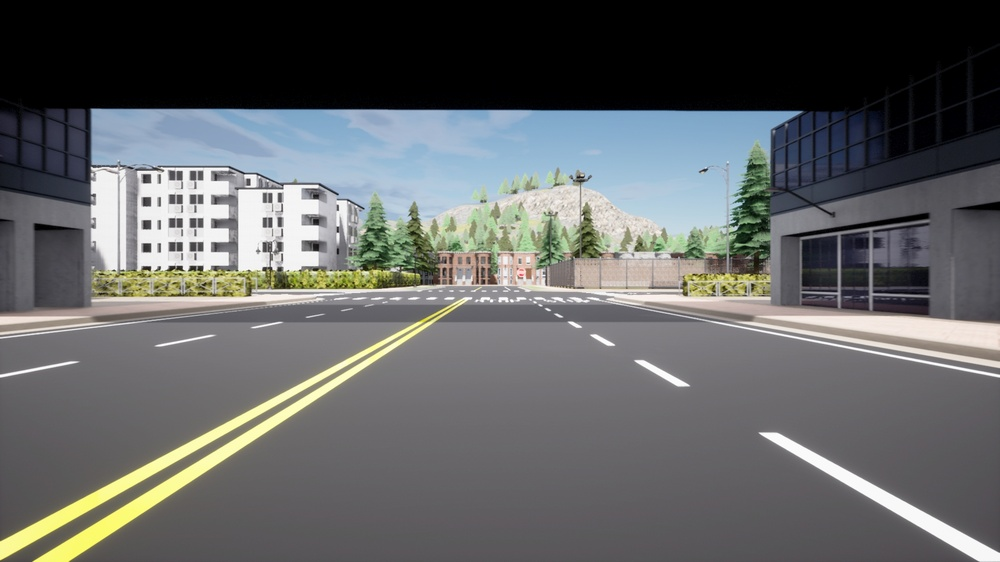
#> input picture inference/CARLA_IMAGESET/5_008578.jpg, 1000 x 562 px, shrunk from 1920 x 1080 before the run
$ python -i findBoundingRect.py   (imports and definitions only)
#> lines starting #> are read from the running program, lines starting #| are printed output that depends on the picture; after the words box and inside, x2 and y2 are one past the last pixel; in counts of white or black regions, pixels touching at a corner belong together
#> further down, picture is the input picture: shape (562, 1000, 3); mean B, G, R 101.2, 100.8, 98.7
### Carla/config.py
#!/usr/bin/env python
# @Time : 2021/12/28 18:07
# @Author : 戎昱
# @File : config.py
# @Software : PyCharm
# @Contact : sekirorong@gmail.com
# @github : https://github.com/SekiroRong
import os

# ---------------------Generator Parameters------------------------
status = 'train' # train/test/val

round = '5' # Avoiding the generated data conflicting

carla_map = 'Town05' # Town01,02,03,04,05,10HD available  Town03有上下坡！ Recommend Town05

weather_index = 0 # change the weather when simulating

Ratio_of_vehicles = 0.1 # Ratio of vehicles/walkers to spawn points
Ratio_of_walkers = 0.5 # Ratio_of_vehicles + Ratio_of_walkers is recommended to less than 0.8
# ------------------------Path----------------------------------------

kitti = True
kitti_root = r'/home/reu/carla/PythonAPI/examples/Carla_Recorder'

if status == 'test':
    kitti_training = kitti_root + r'/testing'
else:
    kitti_training = kitti_root + r'/training'

# kitti_training = kitti_root + r'\testing'

Carla_Recorder_dir = r'/home/reu/carla/PythonAPI/examples/Carla_Recorder'

txt_path = Carla_Recorder_dir + '/Position_Recorder' + '/' + status
rgb_path = Carla_Recorder_dir + '/Cam_Recorder' + '/' + status
semantic_path = Carla_Recorder_dir + '/semantic_Recorder' + '/' + status
lidar_path = Carla_Recorder_dir + '/Lidar_Recorder' + '/' + status
depth_path = Carla_Recorder_dir + '/Depth_Recorder' + '/' + status
semantic2_path = Carla_Recorder_dir + '/semantic2_Recorder' + '/' + status
laneline_file = r"/Laneline_Recorder" + '/' + status # Deprecated
save_path = Carla_Recorder_dir + r'/videos'
tmp_path = Carla_Recorder_dir + r'/tmp'

recorder_dir = Carla_Recorder_dir + r'/recording01.log'

if kitti:
    rgb_path = kitti_training + r'/image_2'
    lidar_path = kitti_training + r'/velodyne'
    semantic2_path = kitti_training + r'/semantic'
    label_path = kitti_training + r'/label_2'
    paintedVelodyne_path = kitti_training + r'/paintedVelodyne'

# ----deprecated------
save_3dbbox_path = r"/home/reu/carla/PythonAPI/examples/Carla_Recorder/3Dbbox" + '/' + status
save_laneline_path = r"/home/reu/carla/PythonAPI/examples/Carla_Recorder/LaneLine" + '/' + status
save_drivearea_path = r"/home/reu/carla/PythonAPI/examples/Carla_Recorder/DriveableArea" + '/' + status
save_img_path = r"/home/reu/carla/PythonAPI/examples/Carla_Recorder/Image" + '/' + status + "/images.txt"
# --------------------

if kitti:
    save_3dbbox_path = Carla_Recorder_dir + r'/tmp'


def mkdir(path):
    folder = os.path.exists(path)
    if not folder:
        os.makedirs(path)

mkdir(rgb_path)
mkdir(lidar_path)
mkdir(semantic2_path)
mkdir(label_path)
mkdir(semantic_path)
mkdir(txt_path)
mkdir(depth_path)
mkdir(save_path)

### CARLA/PythonAPI/examples/findBoundingRect.py
'''# -*- coding = utf-8 -*-'''
#!/usr/bin/env python

# @Time : 2021/12/12 13:14
# @Author : 戎昱
# @File : findBoundingRect.py
# @Software : PyCharm
# @Contact : sekirorong@gmail.com
# @github : https://github.com/SekiroRong
import cv2
import numpy as np

from config import status

semantic_path = r"G:\Carla_Recorder\semantic_Recorder" + '/' + status

# [145 lines left out: functions findVehicleBoundingRect_plus, findWalkerBoundingRect_plus, findVehicleBoundingRect, _isIndside, iou_2d_plus, not called in this run]

def findWalkerBoundingRect(sem_img):
    # 图像转灰度图
    sem_img = cv2.cvtColor(sem_img, cv2.COLOR_BGR2GRAY)
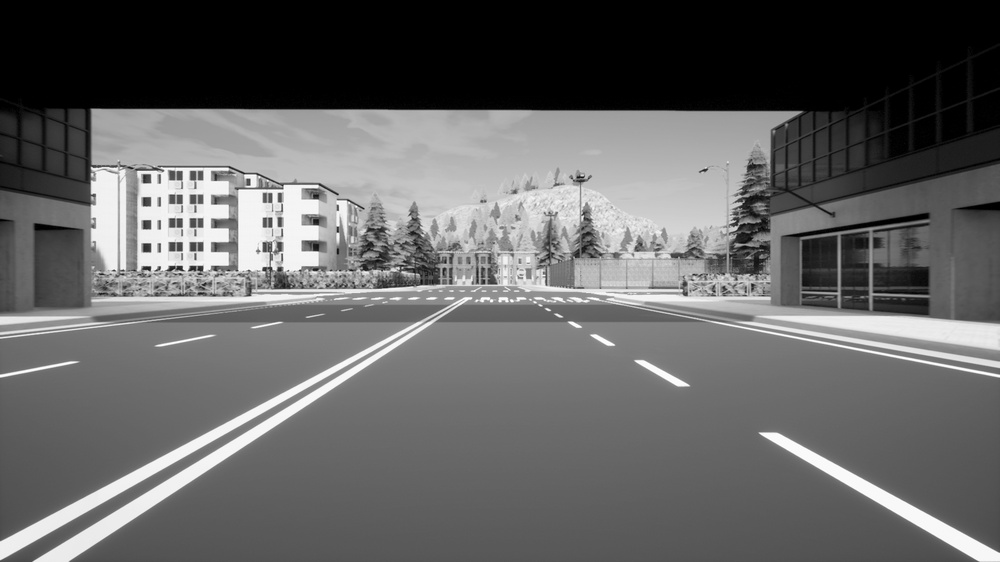
#> sem_img: shape (562, 1000); min 0, max 255, mean 100.2
    # 图像转二值图
    ret, thresh = cv2.threshold(sem_img, 83, 255, cv2.THRESH_BINARY_INV)
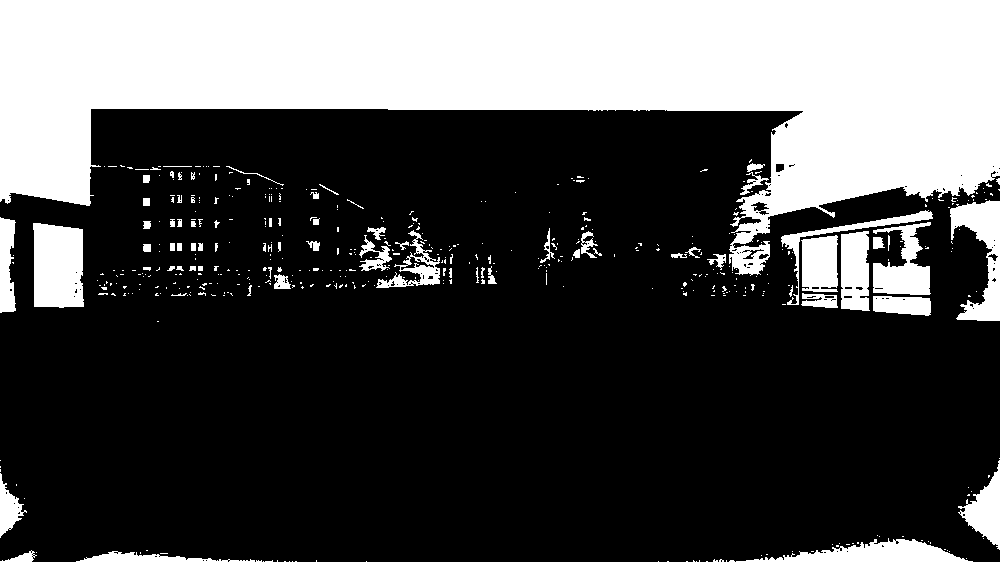
#> thresh: shape (562, 1000); 30% white; 471 white regions (400 under 20 px), largest, box (x1, y1, x2, y2) and area: (0, 0, 1000, 276) 139530, (33, 223, 84, 308) 3964, (950, 200, 1000, 321) 2972
    ret2, thresh2 = cv2.threshold(sem_img, 85, 255, cv2.THRESH_BINARY_INV)
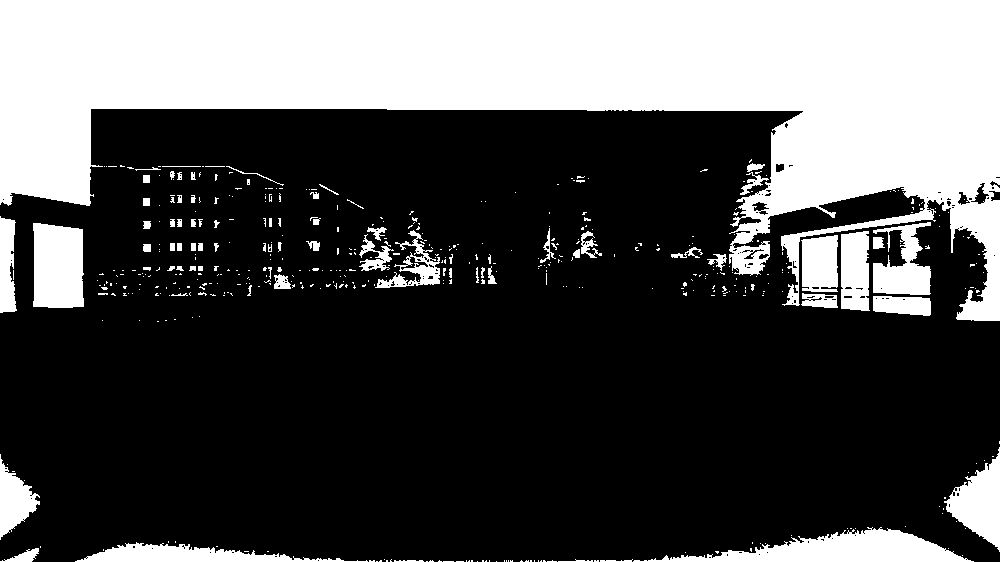
#> thresh2: shape (562, 1000); 31.7% white; 471 white regions (397 under 20 px), largest, box (x1, y1, x2, y2) and area: (0, 0, 1000, 321) 145487, (633, 527, 974, 562) 5577, (33, 223, 84, 308) 4021
    thresh3 = cv2.bitwise_xor(thresh, thresh2)
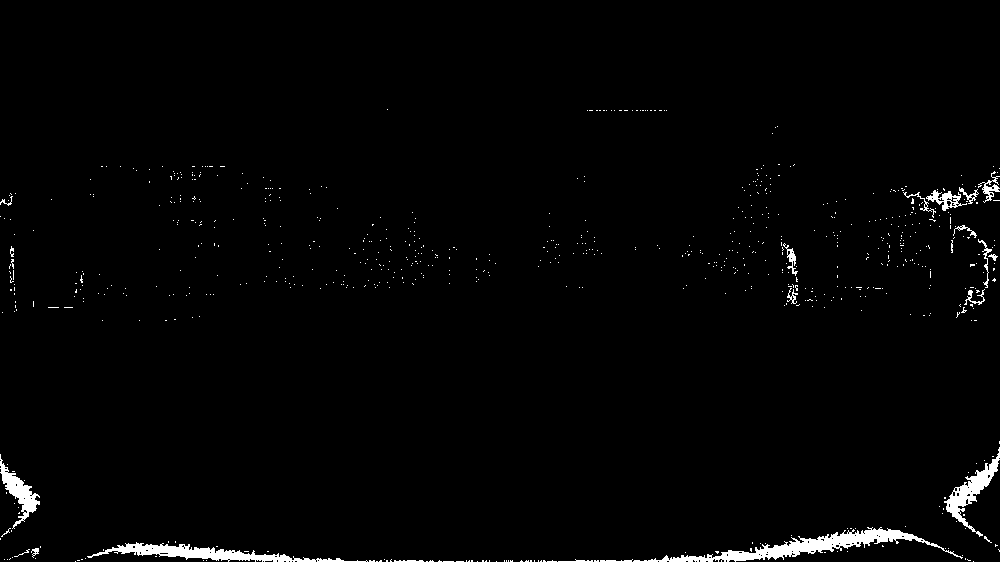
#> thresh3: shape (562, 1000); 1.7% white; 742 white regions (720 under 20 px), largest, box (x1, y1, x2, y2) and area: (633, 527, 963, 562) 2744, (87, 542, 368, 562) 1827, (944, 447, 1000, 537) 1194
    # 滤波
    blur = cv2.medianBlur(thresh3, 5)
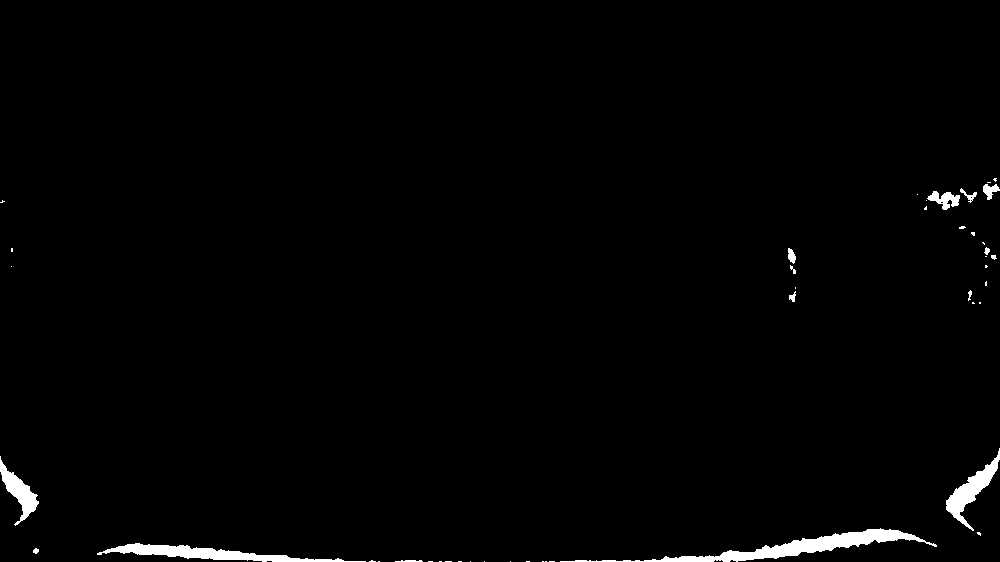
#> blur: shape (562, 1000); 1.4% white; 46 white regions (31 under 20 px), largest, box (x1, y1, x2, y2) and area: (560, 528, 937, 562) 2834, (97, 543, 366, 562) 1828, (946, 448, 1000, 531) 1211
    blur = cv2.medianBlur(blur, 5)
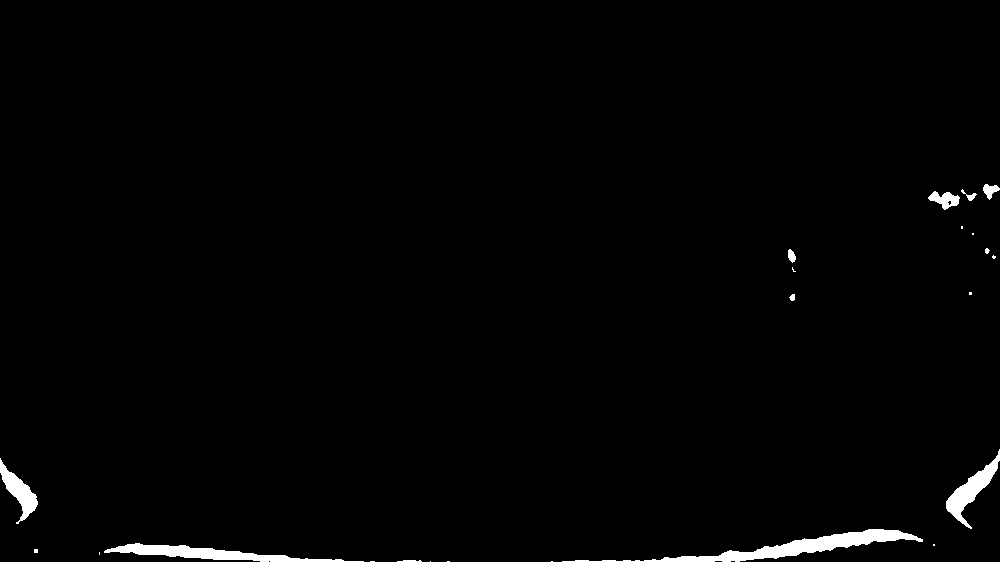
#> blur: shape (562, 1000); 1.3% white; 23 white regions (12 under 20 px), largest, box (x1, y1, x2, y2) and area: (562, 529, 923, 562) 2804, (104, 543, 364, 562) 1809, (946, 449, 1000, 529) 1198
    blur = cv2.medianBlur(blur, 5)
#> blur: shape (562, 1000); 1.3% white; 14 white regions (4 under 20 px), largest, box (x1, y1, x2, y2) and area: (564, 529, 922, 562) 2800, (106, 543, 362, 562) 1805, (946, 450, 1000, 528) 1192
    blur = cv2.medianBlur(blur, 5)
#> blur: shape (562, 1000); 1.3% white; 10 white regions (1 under 20 px)

    # 功能：cv2.findContours()函数来查找检测物体的轮廓。
    contours, hierarchy = cv2.findContours(blur, cv2.RETR_EXTERNAL, cv2.CHAIN_APPROX_SIMPLE)
#> contours = 10 contours, 2 with area under 20; largest, box (x1, y1, x2, y2) and area: (566, 529, 921, 562) 2442, (107, 543, 360, 562) 1546, (946, 451, 1000, 527) 1106, (0, 460, 38, 521) 801, (929, 192, 959, 209) 284, (983, 185, 1000, 198) 117, (788, 250, 796, 262) 52, (968, 194, 975, 200) 24

    rects = []
    for c in contours:
        # 找到边界坐标
        x, y, w, h = cv2.boundingRect(c)  # 计算点集最外面的矩形边界
        # cv2.rectangle(image, (x, y), (x + w, y + h), (0, 255, 0), 2)
        rects.append([(x, y),(x + w, y + h)])
#> this loop made 10 passes
#> (x, y, w, h) on passes 1, 2, 3, 4, 5, 7, 8, 9, 10: (401, 560, 18, 2), (107, 543, 253, 19), (566, 529, 355, 33), (0, 460, 38, 61), (946, 451, 54, 76), (788, 250, 8, 12), (968, 194, 7, 6), (929, 192, 30, 17), (983, 185, 17, 13)
#> (c, x, y, w, h) on pass 6: ([[792, 295], [790, 297], [792, 299], [794, 297]], 790, 295, 5, 5)
#> after the loop, rects = [[(401, 560), (419, 562)], [(107, 543), (360, 562)], [(566, 529), (921, 562)], [(0, 460), (38, 521)], [(946, 451), (1000, 527)], [(790, 295), (795, 300)], [(788, 250), (796, 262)], [(968, 194), (975, 200)], [(929, 192), (959, 209)], [(983, 185), (1000, 198)]]

    return rects


# sem = semantic_path + '/' + '0_000590.jpg'
# image = cv2.imread(sem)
# # 图像转灰度图
# img = cv2.cvtColor(image, cv2.COLOR_BGR2GRAY)
# cv2.imshow("img", img)
# # cv2.imwrite("img_1.jpg", image)
# cv2.waitKey(0)
# print(img[360][640])
#
# # 图像转二值图
# ret, thresh = cv2.threshold(img, 83, 255, cv2.THRESH_BINARY_INV)
# ret2, thresh2 = cv2.threshold(img, 85, 255, cv2.THRESH_BINARY_INV)

# cv2.imshow("img", thresh)
# cv2.waitKey(0)
#
# cv2.imshow("img", thresh2)
# cv2.waitKey(0)
#
# thresh3 = cv2.bitwise_xor(thresh,thresh2)
# cv2.imshow("img", thresh3)
# cv2.waitKey(0)
#
# blur = cv2.medianBlur(thresh3,5)
# blur = cv2.medianBlur(blur,5)
# blur = cv2.medianBlur(blur,5)
# blur = cv2.medianBlur(blur,5)
# cv2.imshow("img", blur)
# cv2.waitKey(0)
# # 功能：cv2.findContours()函数来查找检测物体的轮廓。
# #参数:
# # 参数1：寻找轮廓的图像，接收的参数为二值图，即黑白的（不是灰度图），所以读取的图像要先转成灰度的，再转成二值图
# # 参数2: 轮廓的检索模式，有四种。
# #       cv2.RETR_EXTERNAL 表示只检测外轮廓;
# #       cv2.RETR_LIST 检测的轮廓不建立等级关系;
# #       cv2.RETR_CCOMP 建立两个等级的轮廓，上面的一层为外边界，里面的一层为内孔的边界信息。如果内孔内还有一个连通物体，这个物体的边界也在顶层。
# #       cv2.RETR_TREE 建立一个等级树结构的轮廓。
# #
# # 参数3: 轮廓的近似办法.
# #       cv2.CHAIN_APPROX_NONE 存储所有的轮廓点，相邻的两个点的像素位置差不超过1，即max（abs（x1-x2），abs（y2-y1））==1
# #       cv2.CHAIN_APPROX_SIMPLE 压缩水平方向，垂直方向，对角线方向的元素，只保留该方向的终点坐标，例如一个矩形轮廓只需4个点来保存轮廓信息
# #       cv2.CHAIN_APPROX_TC89_L1，CV_CHAIN_APPROX_TC89_KCOS 使用teh-Chinl chain 近似算法
# # 注：opencv2返回两个值：contours：hierarchy。opencv3会返回三个值,分别是img, countours, hierarchy
# #
# #返回值
# #cv2.findContours()函数返回两个值，一个是轮廓本身，还有一个是每条轮廓对应的属性。
# contours, hierarchy = cv2.findContours(blur, cv2.RETR_EXTERNAL, cv2.CHAIN_APPROX_SIMPLE)
#
# for c in contours:
#     # 找到边界坐标
#     x, y, w, h = cv2.boundingRect(c)  # 计算点集最外面的矩形边界
#     cv2.rectangle(image, (x, y), (x + w, y + h), (0, 255, 0), 2)
#
#     # # 找面积最小的矩形
#     # rect = cv2.minAreaRect(c)
#     # # 得到最小矩形的坐标
#     # box = cv2.boxPoints(rect)
#     # # 标准化坐标到整数
#     # box = np.int0(box)
#     # 画出边界
#     # cv2.drawContours(image, [box], 0, (0, 0, 255), 3)
#     # # 计算最小封闭圆的中心和半径
#     # (x, y), radius = cv2.minEnclosingCircle(c)
#     # # 换成整数integer
#     # center = (int(x), int(y))
#     # radius = int(radius)
#     # # 画圆
#     # cv2.circle(image, center, radius, (0, 255, 0), 2)
#
# # cv2.drawContours(image, contours, -1, (255, 0, 0), 1)
# cv2.imshow("img", image)
# # cv2.imwrite("img_1.jpg", image)
# cv2.waitKey(0)

>>> import cv2
>>> picture = cv2.imread('../../../inference/CARLA_IMAGESET/5_008578.jpg')
>>> result = findWalkerBoundingRect(picture)
#> result has the same summary as rects in findWalkerBoundingRect

$ run again, on inference/CARLA_IMAGESET/5_022378.jpg
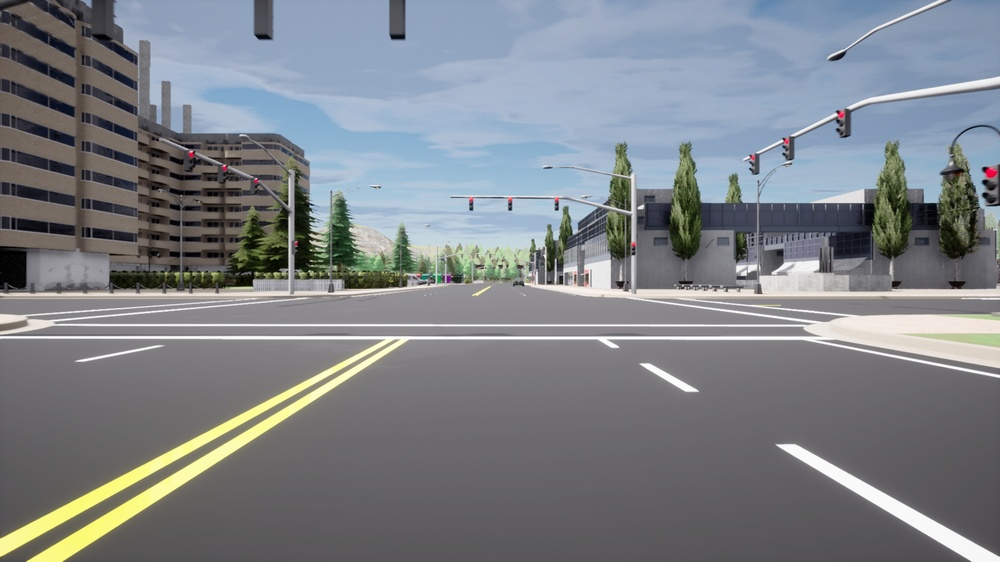
#> input picture inference/CARLA_IMAGESET/5_022378.jpg, 1000 x 562 px, shrunk from 1920 x 1080 before the run
#> picture is the input picture: shape (562, 1000, 3); mean B, G, R 135.5, 130.3, 125.6
#> in findWalkerBoundingRect, `ret, thresh = cv2.threshold(sem_img, 83, 255, cv2.THRESH_BINARY_INV)`:
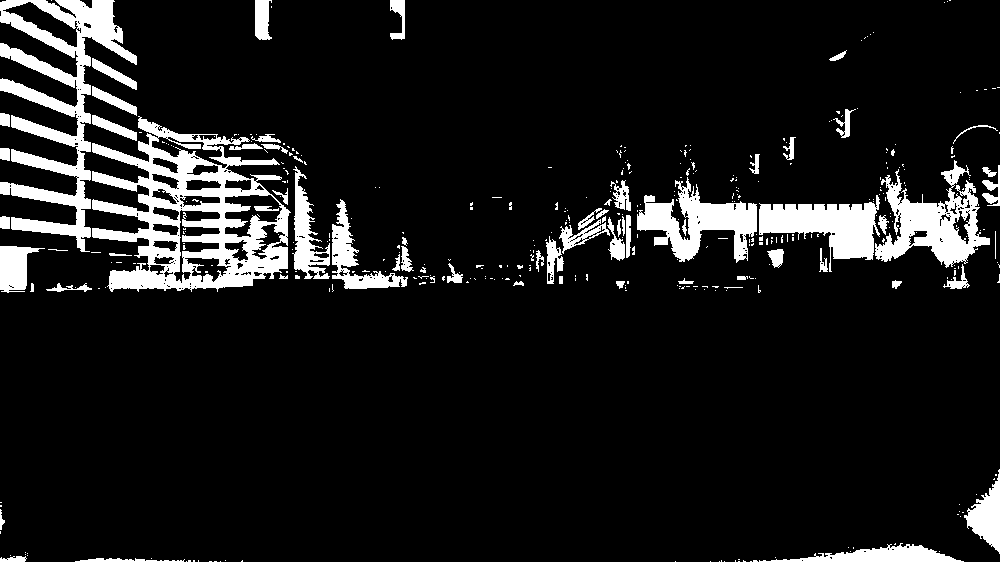
#> thresh: shape (562, 1000); 10.2% white; 389 white regions (318 under 20 px), largest, box (x1, y1, x2, y2) and area: (92, 116, 291, 292) 14938, (0, 0, 137, 252) 10655, (875, 160, 990, 268) 5201
#> thresh2: shape (562, 1000); 11.4% white; 377 white regions (308 under 20 px), largest, box (x1, y1, x2, y2) and area: (92, 86, 291, 293) 15900, (0, 0, 138, 253) 10881, (875, 160, 990, 289) 5735
#> thresh3: shape (562, 1000); 1.1% white; 1195 white regions (1185 under 20 px), largest, box (x1, y1, x2, y2) and area: (664, 533, 953, 562) 2102, (944, 455, 1000, 545) 1089, (71, 550, 291, 562) 930
#> in findWalkerBoundingRect, `blur = cv2.medianBlur(thresh3, 5)`:
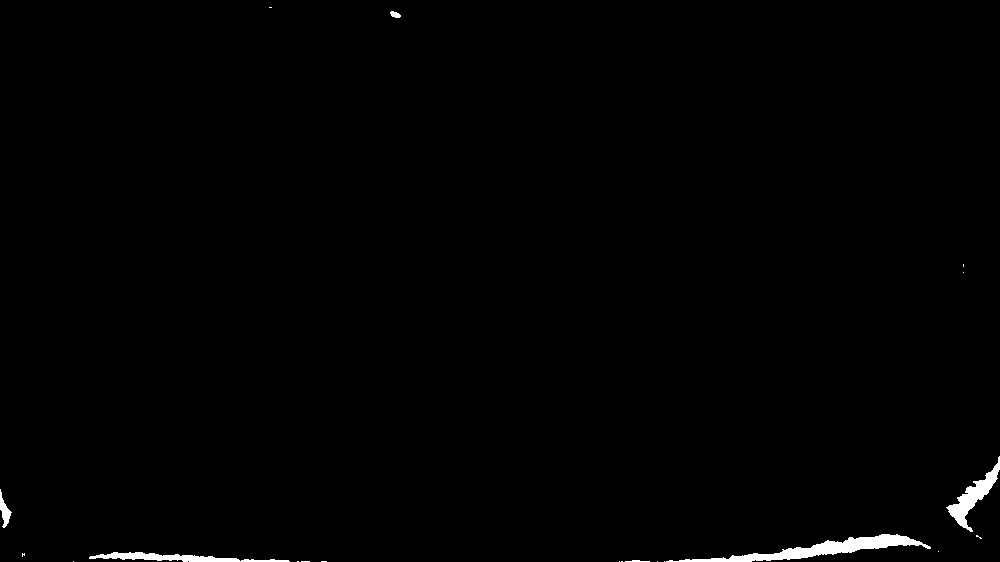
#> blur: shape (562, 1000); 0.79% white; 20 white regions (14 under 20 px), largest, box (x1, y1, x2, y2) and area: (666, 534, 931, 562) 2116, (946, 456, 1000, 532) 1062, (89, 552, 290, 562) 924, (0, 489, 12, 528) 198, (390, 11, 401, 18) 52, (625, 560, 650, 562) 33
#> contours = 6 contours, 1 with area under 20; largest, box (x1, y1, x2, y2) and area: (669, 534, 926, 562) 1846, (948, 459, 1000, 530) 976, (95, 552, 287, 562) 718, (0, 492, 11, 525) 152, (392, 12, 399, 18) 20
#> the loop in findWalkerBoundingRect, `for c in contours:` made 6 passes
#> (x, y, w, h) on passes 1 to 6: (630, 560, 14, 2), (95, 552, 192, 10), (669, 534, 257, 28), (0, 492, 11, 33), (948, 459, 52, 71), (392, 12, 7, 6)
#> after the loop in findWalkerBoundingRect, `for c in contours:`: rects = [[(630, 560), (644, 562)], [(95, 552), (287, 562)], [(669, 534), (926, 562)], [(0, 492), (11, 525)], [(948, 459), (1000, 530)], [(392, 12), (399, 18)]]
#> result has the same summary as rects in findWalkerBoundingRect
